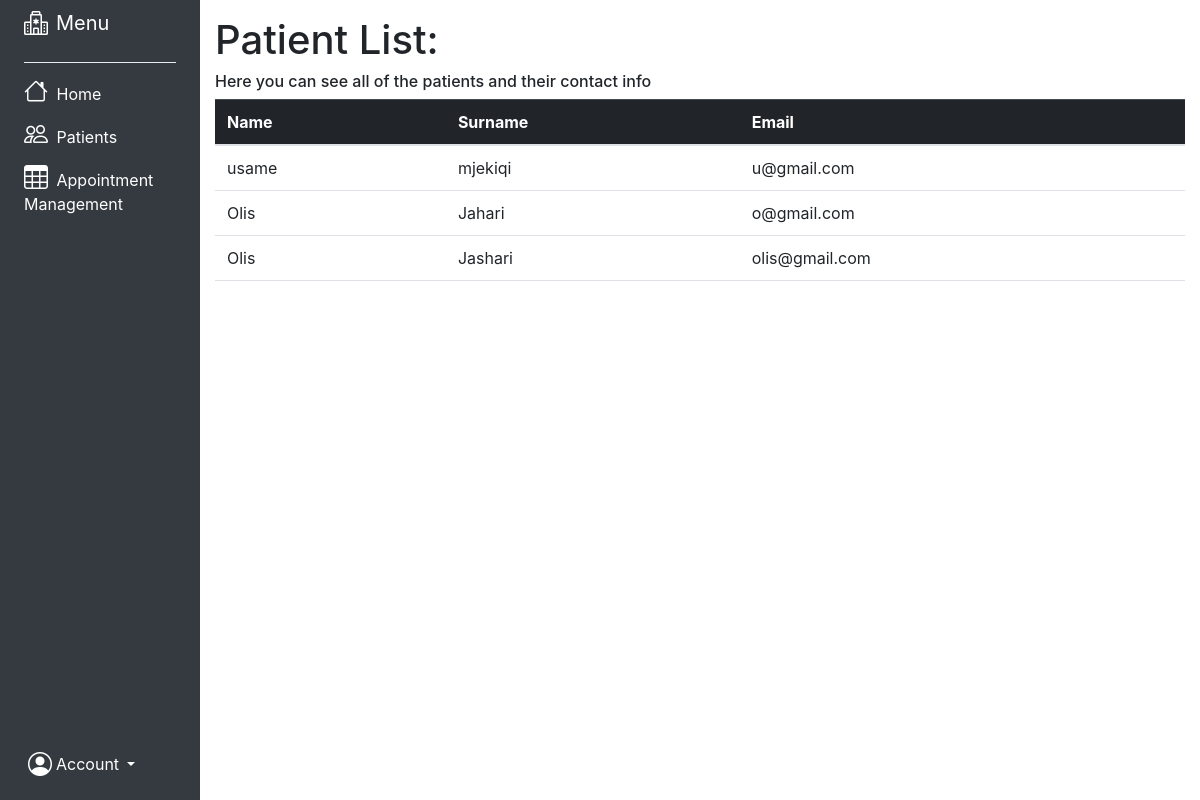
Page /dplist.php on the earlier database version.
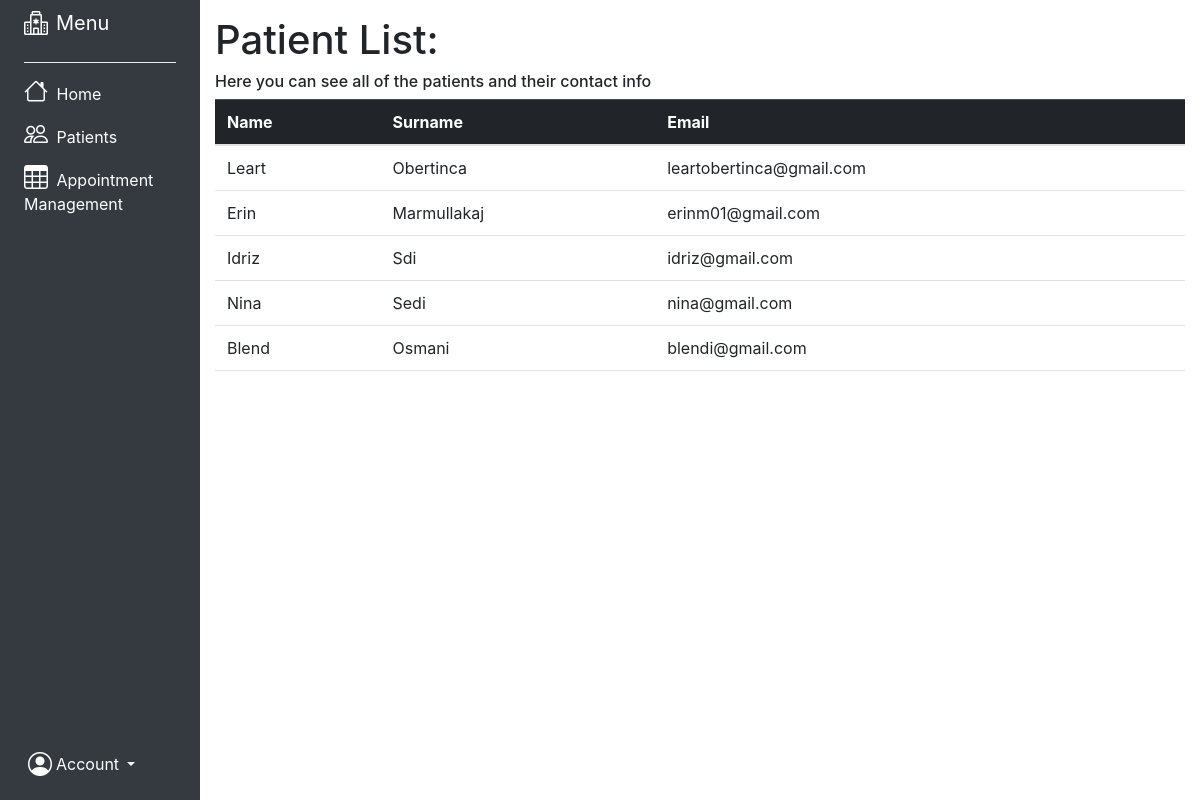
Same page on the later database version.
### tables this page shows
CREATE TABLE `patient` (
  `id` int(15) NOT NULL,
  `name` varchar(45) NOT NULL,
  `surname` varchar(45) NOT NULL,
  `username` varchar(45) NOT NULL,
  `email` varchar(35) NOT NULL,
  `password` varchar(25) NOT NULL
);

### dplist.php (the view, shortened to what this page needs)
<?php include("header2.php"); ?>
<!DOCTYPE html>
<html lang="en">
<head>
</head>
<body>
</html>
<div class="container-fluid">
    <div class="row flex-nowrap">
        <div class="col-auto col-md-3 col-xl-2 px-sm-2 px-0 bg-dark">
            <div class="d-flex flex-column align-items-center align-items-sm-start px-3 pt-2 text-white min-vh-100">
                <a href="/" class="d-flex align-items-center pb-3 mb-md-0 me-md-auto text-white text-decoration-none text-white">
                <i class="fs-4 bi-hospital me-2"></i><span class="fs-5 d-none d-sm-inline">Menu</span>
                </a>
                <hr class="dropdown-divider custom-divider">
                <ul class="nav nav-pills flex-column mb-sm-auto mb-0 align-items-center align-items-sm-start" id="menu">
                    <li class="nav-item">
                        <a href="sidebarD.php" class="nav-link align-middle px-0 text-white">
                            <i class="fs-4 bi-house"></i> <span class="ms-1 d-none d-sm-inline">Home</span>
                        </a>
                    </li>
                    <li>
                        <a href="dpList.php" class="nav-link px-0 align-middle text-white">
                            <i class="fs-4 bi-people"></i> <span class="ms-1 d-none d-sm-inline">Patients</span></a>
                    </li>
                    <li>
                        <a href="appointment.php" class="nav-link px-0 align-middle text-white">
                            <i class="fs-4 bi-table"></i> <span class="ms-1 d-none d-sm-inline">Appointment Management</span> </a>
                    </li>
                </ul>
                <div class="dropdown pb-4">
                <a href="#" class="d-flex align-items-center text-white text-decoration-none dropdown-toggle" id="dropdownUser1" data-bs-toggle="dropdown" aria-expanded="false">
                    <i class="fs-4 ms-1 bi-person-circle"></i>
                        <span class="d-none d-sm-inline mx-1">Account</span>
                    </a>
                </div>
            </div>
        </div>
        <div class="col py-3">
            <h1>Patient List:</h1>
            <h6>Here you can see all of the patients and their contact info</h6>
            <?php
            		include_once('config.php');
            		include('header.php');
            		$getUsers = $conn->prepare("SELECT * FROM patient");
            		$getUsers->execute();
            		$users = $getUsers->fetchAll();
            	 ?>
            <table class="table">
            	<thead class="table-dark">
            		<tr>
            			<th>Name</th>
            			<th>Surname</th>
            			<th>Email</th>
            		</tr>
            	</thead>
            	<tbody>
            		<?php foreach ($users as $user): ?>
            			<tr>
            				<td><?= htmlspecialchars($user['name']) ?></td>
            				<td><?= htmlspecialchars($user['surname']) ?></td>
            				<td><?= htmlspecialchars($user['email']) ?></td>
            			</tr>
            		<?php endforeach; ?>
            	</tbody>
            </table>
            </div>
    </div>
</body>

Differences in the rows shown:
removed patient: name "usame", surname "mjekiqi", email "u@gmail.com"
removed patient: name "Olis", surname "Jahari", email "o@gmail.com"
removed patient: name "Olis", surname "Jashari", email "olis@gmail.com"
added patient: name "Leart", surname "Obertinca", email "leartobertinca@gmail.com"
added patient: name "Erin", surname "Marmullakaj", email "erinm01@gmail.com"
added patient: name "Idriz", surname "Sdi", email "idriz@gmail.com"
added patient: name "Nina", surname "Sedi", email "nina@gmail.com"
added patient: name "Blend", surname "Osmani", email "blendi@gmail.com"
